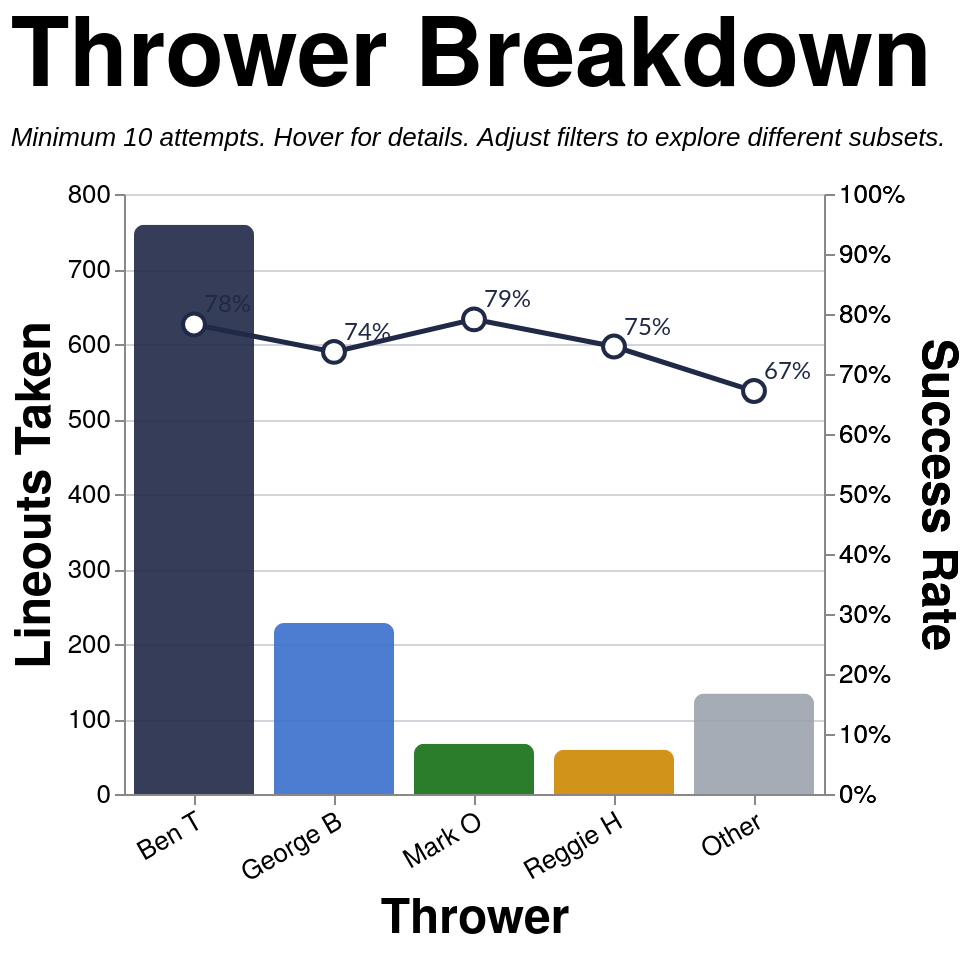

This figure's Vega-Lite source:
### Vega-Lite specification from a JSON file in a GitHub repository (floating-point values rounded to 4 significant figures; data arrays with more than 128 entries replaced by an {"elided": "..."} marker saying what was removed)
{"config": {"axis": {"labelFont": "PT Sans Narrow, Helvetica Neue, Helvetica, Arial, sans-serif", "titleFont": "PT Sans Narrow, Helvetica Neue, Helvetica, Arial, sans-serif", "labelFontSize": 13, "titleFontSize": 24, "gridColor": "#202947", "gridOpacity": 0.2, "zindex": 1}, "text": {"font": "Lato, sans-serif"}, "bar": {"cornerRadiusEnd": 5}, "header": {"labelFont": "PT Sans Narrow, Helvetica Neue, Helvetica, Arial, sans-serif", "titleFont": "PT Sans Narrow, Helvetica Neue, Helvetica, Arial, sans-serif", "labelFontSize": 24, "titleFontSize": 28, "labelFontWeight": "bold", "orient": "left"}, "legend": {"labelFont": "PT Sans Narrow, Helvetica Neue, Helvetica, Arial, sans-serif", "titleFont": "PT Sans Narrow, Helvetica Neue, Helvetica, Arial, sans-serif", "labelFontSize": 14, "titleFontSize": 16, "titlePadding": 5, "fillColor": "white", "strokeColor": "black", "padding": 10, "titleFontWeight": "lighter", "titleFontStyle": "italic", "titleColor": "gray", "offset": 10}, "title": {"font": "PT Sans Narrow, Helvetica Neue, Helvetica, Arial, sans-serif", "fontSize": 48, "fontWeight": "bold", "anchor": "start", "align": "center", "titlePadding": 20, "subtitlePadding": 10, "subtitleFontSize": 13, "subtitleColor": "", "subtitleFontStyle": "italic", "offset": 15, "color": "black"}, "axisX": {"labelAngle": 0}, "facet": {"title": null, "header": null, "align": {"row": "each", "column": "each"}, "spacing": 10}, "resolve": {"scale": {"y": "independent", "facet": "independent"}}, "background": "transparent", "scale": {"offsetBandPaddingOuter": 0.2, "offsetBandPaddingInner": 0.1}, "view": {"stroke": null, "background": "transparent"}}, "layer": [{"mark": {"type": "bar", "opacity": 0.9, "size": 60}, "encoding": {"color": {"field": "thrower_tier", "legend": null, "scale": {"domain": ["Ben T", "George B", "Mark O", "Reggie H", "Other"], "range": ["#202946", "#3a6fcc", "#146f14", "#cc8800", "#9ca3af"]}, "type": "nominal"}, "stroke": {"value": "transparent"}, "tooltip": [{"field": "thrower_tier_name", "title": "Thrower", "type": "nominal"}, {"field": "attempts", "format": ",.0f", "title": "Attempts", "type": "quantitative"}, {"field": "won", "format": ",.0f", "title": "Won", "type": "quantitative"}, {"field": "success_rate", "format": ".1%", "title": "Success Rate", "type": "quantitative"}], "x": {"axis": {"labelAngle": -30}, "field": "thrower_tier", "sort": ["Ben T", "George B", "Mark O", "Reggie H", "Other"], "title": "Thrower", "type": "nominal"}, "y": {"field": "attempts", "title": "Lineouts Taken", "type": "quantitative"}}, "transform": [{"filter": "(loSquad == 'All' || datum.squad == loSquad) && (loSeason == 'All' || datum.season == loSeason) && (loGameType == 'All' || (loGameType == 'League + Cup' && (datum.game_type == 'League' || datum.game_type == 'Cup')) || (loGameType == 'League only' && datum.game_type == 'League') || datum.game_type == loGameType) && (loThrower == 'All' || datum.thrower == loThrower) && (loJumper == 'All' || datum.jumper == loJumper) && (loArea == 'All' || datum.area == loArea) && (loNumbers == 'All' || datum.numbers == loNumbers)"}, {"aggregate": [{"op": "count", "as": "attempts"}, {"op": "sum", "field": "won", "as": "won"}], "groupby": ["thrower_tier", "thrower_tier_name"]}, {"calculate": "datum.won / datum.attempts", "as": "success_rate"}]}, {"mark": {"type": "line", "point": {"fill": "white", "filled": false, "size": 120, "stroke": "#202946"}, "stroke": "#202946", "strokeWidth": 2.5}, "encoding": {"tooltip": [{"field": "thrower_tier_name", "title": "Thrower", "type": "nominal"}, {"field": "attempts", "format": ",.0f", "title": "Attempts", "type": "quantitative"}, {"field": "won", "format": ",.0f", "title": "Won", "type": "quantitative"}, {"field": "success_rate", "format": ".1%", "title": "Success Rate", "type": "quantitative"}], "x": {"axis": {"labelAngle": -30}, "field": "thrower_tier", "sort": ["Ben T", "George B", "Mark O", "Reggie H", "Other"], "title": "Thrower", "type": "nominal"}, "y": {"axis": {"format": "%", "orient": "right"}, "field": "success_rate", "scale": {"domain": [0, 1]}, "title": "Success Rate", "type": "quantitative"}}, "transform": [{"filter": "(loSquad == 'All' || datum.squad == loSquad) && (loSeason == 'All' || datum.season == loSeason) && (loGameType == 'All' || (loGameType == 'League + Cup' && (datum.game_type == 'League' || datum.game_type == 'Cup')) || (loGameType == 'League only' && datum.game_type == 'League') || datum.game_type == loGameType) && (loThrower == 'All' || datum.thrower == loThrower) && (loJumper == 'All' || datum.jumper == loJumper) && (loArea == 'All' || datum.area == loArea) && (loNumbers == 'All' || datum.numbers == loNumbers)"}, {"aggregate": [{"op": "count", "as": "attempts"}, {"op": "sum", "field": "won", "as": "won"}], "groupby": ["thrower_tier", "thrower_tier_name"]}, {"calculate": "datum.won / datum.attempts", "as": "success_rate"}]}, {"mark": {"type": "text", "align": "left", "baseline": "middle", "color": "#202946", "dx": 5, "dy": -10, "fontSize": 12}, "encoding": {"text": {"field": "success_rate", "format": ".0%", "type": "quantitative"}, "x": {"axis": {"labelAngle": -30}, "field": "thrower_tier", "sort": ["Ben T", "George B", "Mark O", "Reggie H", "Other"], "title": "Thrower", "type": "nominal"}, "y": {"axis": {"format": "%", "orient": "right"}, "field": "success_rate", "scale": {"domain": [0, 1]}, "title": "Success Rate", "type": "quantitative"}}, "transform": [{"filter": "(loSquad == 'All' || datum.squad == loSquad) && (loSeason == 'All' || datum.season == loSeason) && (loGameType == 'All' || (loGameType == 'League + Cup' && (datum.game_type == 'League' || datum.game_type == 'Cup')) || (loGameType == 'League only' && datum.game_type == 'League') || datum.game_type == loGameType) && (loThrower == 'All' || datum.thrower == loThrower) && (loJumper == 'All' || datum.jumper == loJumper) && (loArea == 'All' || datum.area == loArea) && (loNumbers == 'All' || datum.numbers == loNumbers)"}, {"aggregate": [{"op": "count", "as": "attempts"}, {"op": "sum", "field": "won", "as": "won"}], "groupby": ["thrower_tier", "thrower_tier_name"]}, {"calculate": "datum.won / datum.attempts", "as": "success_rate"}]}], "data": {"name": "data-dec1c62d1756eb56ebbbba0649eb4088"}, "height": 300, "params": [{"name": "loSquad", "value": "All"}, {"name": "loSeason", "value": "All"}, {"name": "loGameType", "value": "All"}, {"name": "loThrower", "value": "All"}, {"name": "loJumper", "value": "All"}, {"name": "loArea", "value": "All"}, {"name": "loNumbers", "value": "All"}], "resolve": {"scale": {"y": "independent"}}, "title": {"text": "Thrower Breakdown", "subtitle": "Minimum 10 attempts. Hover for details. Adjust filters to explore different subsets."}, "width": {"step": 70}, "$schema": "https://vega.github.io/schema/vega-lite/v5.20.1.json", "datasets": {"data-dec1c62d1756eb56ebbbba0649eb4088": {"elided": "1247 records"}}}
